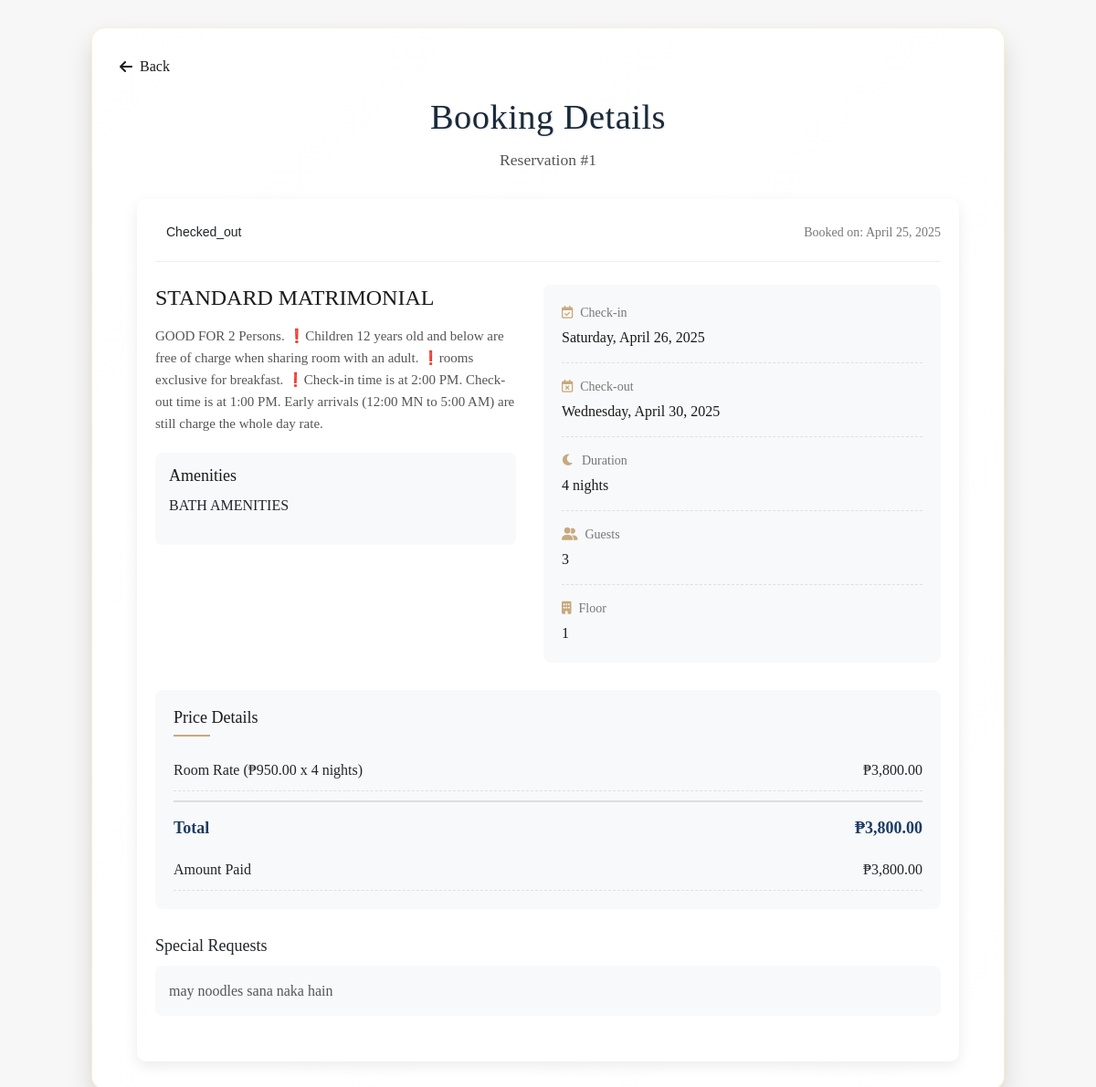
Screenshot of /landing_page/pages/booking_details.php?id=1 (signed in) with the database file from the repository.
### tables this page shows
CREATE TABLE IF NOT EXISTS `bookings` (
  `booking_id` int NOT NULL AUTO_INCREMENT,
  `user_id` int NOT NULL,
  `room_id` int NOT NULL,
  `check_in_date` date NOT NULL,
  `check_out_date` date NOT NULL,
  `booking_date` timestamp NULL DEFAULT CURRENT_TIMESTAMP,
  `guests_count` int NOT NULL,
  `total_price` decimal(10,2) NOT NULL,
  `special_requests` text,
  `booking_status` enum('pending','confirmed','checked_in','checked_out','cancelled') DEFAULT 'pending',
  `payment_status` set('pending','paid','partial') DEFAULT 'pending',
  `booking_source` varchar(50) DEFAULT 'website',
  PRIMARY KEY (`booking_id`),
  KEY `user_id` (`user_id`),
  KEY `room_id` (`room_id`)
);

CREATE TABLE IF NOT EXISTS `room_types` (
  `room_type_id` int NOT NULL AUTO_INCREMENT,
  `type_name` varchar(50) NOT NULL,
  `description` text,
  `floor_type` int NOT NULL,
  `base_price` decimal(10,2) NOT NULL,
  `capacity` int NOT NULL,
  `amenities` text,
  `image_path` text,
  PRIMARY KEY (`room_type_id`)
);

### landing_page/pages/booking_details.php (the view, shortened to what this page needs)
<?php
require_once '../../config/db.php';
$user_id = isset($_SESSION['user_id']) ? $_SESSION['user_id'] : null;
$booking_id = $_GET['id'];
$stmt = $conn->prepare("SELECT b.*,
                              r.type_name, r.description, r.base_price, r.capacity, r.amenities,
                              u.username, u.email, u.phone_number,
                              rm.room_number, r.floor_type,
                              COALESCE(SUM(t.amount), 0) AS paid_amount
                       FROM bookings b
                       JOIN rooms rm ON b.room_id = rm.room_id
                       JOIN room_types r ON rm.room_type_id = r.room_type_id
                       JOIN users u ON b.user_id = u.user_id
                       LEFT JOIN transactions t ON b.booking_id = t.booking_id
                       WHERE b.booking_id = ? AND b.user_id = ?
                       GROUP BY b.booking_id");
$stmt->bind_param("ii", $booking_id, $user_id);
$stmt->execute();
$result = $stmt->get_result();
$booking = $result->fetch_assoc();
$check_in = new DateTime($booking['check_in_date']);
$check_out = new DateTime($booking['check_out_date']);
$nights = $check_in->diff($check_out)->days;
$paid_amount = floatval($booking['paid_amount']);
?>
<!DOCTYPE html>
<html lang="en">
<link rel="stylesheet" href="../css/booking.css">
<?php include_once '../includes/head.php'; ?>
<body>
    <div class="booking-container">
        <div class="back-button" style="margin-bottom: 20px;">
            <a href="javascript:history.back()"
                style="text-decoration: none; color: var(--dark-text); display: flex; align-items: center; width: fit-content;">
                <i class="fas fa-arrow-left" style="margin-right: 8px;"></i>
                Back
            </a>
        </div>
        <div class="booking-header">
            <h1>Booking Details</h1>
            <p>Reservation #<?php echo $booking_id; ?></p>
        </div>
        <div class="booking-details-container">
            <div class="booking-status-bar">
                <div class="status-badge <?php echo strtolower($booking['booking_status']); ?>">
                    <?php echo ucfirst($booking['booking_status']); ?>
                </div>
                <div class="booking-date">
                    Booked on: <?php echo date('F d, Y', strtotime($booking['booking_date'])); ?>
                </div>
            </div>
            <div class="booking-info-card">
                <div class="room-info">
                    <h2><?php echo htmlspecialchars($booking['type_name']); ?></h2>
                    <p class="room-description"><?php echo htmlspecialchars($booking['description']); ?></p>
                    <div class="amenities">
                        <h3>Amenities</h3>
                        <p><?php echo htmlspecialchars($booking['amenities']); ?></p>
                    </div>
                </div>
                <div class="reservation-details">
                    <div class="detail-item">
                        <div class="detail-label"><i class="far fa-calendar-check"></i> Check-in</div>
                        <div class="detail-value"><?php echo date('l, F d, Y', strtotime($booking['check_in_date'])); ?>
                        </div>
                    </div>
                    <div class="detail-item">
                        <div class="detail-label"><i class="far fa-calendar-times"></i> Check-out</div>
                        <div class="detail-value">
                            <?php echo date('l, F d, Y', strtotime($booking['check_out_date'])); ?>
                        </div>
                    </div>
                    <div class="detail-item">
                        <div class="detail-label"><i class="fas fa-moon"></i> Duration</div>
                        <div class="detail-value"><?php echo $nights; ?> night<?php echo $nights > 1 ? 's' : ''; ?>
                        </div>
                    </div>
                    <div class="detail-item">
                        <div class="detail-label"><i class="fas fa-user-friends"></i> Guests</div>
                        <div class="detail-value"><?php echo $booking['guests_count']; ?></div>
                    </div>
                    <div class="detail-item">
                        <div class="detail-label"><i class="fas fa-building"></i> Floor</div>
                        <div class="detail-value"><?php echo $booking['floor_type']; ?></div>
                    </div>
                </div>
            </div>
            <div class="pricing-summary">
                <h3>Price Details</h3>
                <div class="price-row">
                    <span>Room Rate (₱<?php echo number_format($booking['base_price'], 2); ?> x <?php echo $nights; ?>
                        nights)</span>
                    <span>₱<?php echo number_format($booking['base_price'] * $nights, 2); ?></span>
                </div>
                <div class="price-row total">
                    <span>Total</span>
                    <span>₱<?php echo number_format($booking['total_price'], 2); ?></span>
                </div>
                <?php if ($paid_amount > 0): ?>
                    <div class="price-row">
                        <span>Amount Paid</span>
                        <span>₱<?php echo number_format($paid_amount, 2); ?></span>
                    </div>
                <?php endif; ?>
            </div>
            <?php if (!empty($booking['special_requests'])): ?>
                <div class="special-requests-section">
                    <h3>Special Requests</h3>
                    <p><?php echo htmlspecialchars($booking['special_requests']); ?></p>
                </div>
            <?php endif; ?>
        </div>
    </div>
</body>
</html>

### landing_page/includes/head.php (shortened to what this page needs)
<head>
    <link rel="stylesheet" href="../css/style.css">
    <link rel="stylesheet" href="../css/rooms.css">
    <link rel="stylesheet" href="https://cdn.jsdelivr.net/npm/bootstrap@5.3.0/dist/css/bootstrap.min.css">
    <link rel="stylesheet" href="https://cdn.datatables.net/1.13.6/css/jquery.dataTables.min.css">
    <link rel="stylesheet" href="https://cdn.datatables.net/responsive/2.5.0/css/responsive.dataTables.min.css">
    <link rel="stylesheet" href="https://cdnjs.cloudflare.com/ajax/libs/font-awesome/6.0.0-beta3/css/all.min.css">
</head>

### landing_page/css/booking.css (style rules this page uses)
.booking-container { max-width: 1000px; margin: 30px auto; padding: 30px; background: linear-gradient( 135deg, rgba(255, 255, 255, 0.98), rgba(255, 255, 255, 0.95) ); border-radius: 15px; box-shadow: 0 15px 30px rgba(0, 0, 0, 0.12), 0 4px 10px rgba(212, 175, 55, 0.08); font-family: "Montserrat", sans-serif; position: relative; border: 1px solid rgba(212, 175, 55, 0.2); }
.booking-header { text-align: center; margin-bottom: 25px; }
.booking-header h1 { font-family: "Playfair Display", serif; font-size: 2.4em; color: #1a2a3a; margin-bottom: 12px; text-shadow: 1px 1px 2px rgba(0, 0, 0, 0.1); letter-spacing: 0.5px; }
.booking-header p { color: #555; font-size: 1.1em; font-weight: 300; line-height: 1.4; }
.booking-details-container { max-width: 900px; margin: 0 auto; padding: 20px; background-color: white; border-radius: 10px; box-shadow: 0 5px 15px rgba(0, 0, 0, 0.08); margin-top: 30px; }
.booking-status-bar { display: flex; justify-content: space-between; align-items: center; margin-bottom: 25px; padding-bottom: 15px; border-bottom: 1px solid #eee; }
.status-badge { display: inline-block; padding: 6px 12px; border-radius: 20px; font-size: 14px; font-weight: 500; font-family: "Montserrat", sans-serif; }
.booking-date { font-size: 14px; color: #777; }
.booking-info-card { display: flex; flex-direction: column; gap: 30px; margin-bottom: 30px; }
@media (min-width: 768px) { .booking-info-card { flex-direction: row; } }
.room-info { flex: 1; }
.room-info h2 { font-size: 24px; margin-bottom: 15px; color: var(--dark-text); }
.room-description { font-size: 15px; line-height: 1.6; color: #555; margin-bottom: 20px; }
.amenities { background-color: #f8f9fa; padding: 15px; border-radius: 8px; }
.amenities h3 { font-size: 18px; margin-bottom: 10px; color: var(--dark-text); }
.reservation-details { flex: 1; background-color: #f8f9fa; padding: 20px; border-radius: 8px; }
.detail-item { margin-bottom: 15px; padding-bottom: 15px; border-bottom: 1px dashed #e0e0e0; }
.detail-item:last-child { margin-bottom: 0; padding-bottom: 0; border-bottom: none; }
.detail-label { font-size: 14px; color: #777; margin-bottom: 5px; display: flex; align-items: center; }
.detail-label i { margin-right: 8px; color: var(--primary-color); }
.detail-value { font-size: 16px; font-weight: 500; color: var(--dark-text); }
.pricing-summary { background-color: #f8f9fa; padding: 20px; border-radius: 8px; margin-bottom: 30px; }
.pricing-summary h3 { font-size: 18px; margin-bottom: 15px; color: var(--dark-text); position: relative; padding-bottom: 10px; }
.pricing-summary h3::after { content: ''; position: absolute; bottom: 0; left: 0; width: 40px; height: 2px; background-color: var(--primary-color); }
.price-row { display: flex; justify-content: space-between; padding: 10px 0; border-bottom: 1px dashed #e0e0e0; }
.price-row.total { border-top: 2px solid #ddd; border-bottom: none; margin-top: 10px; padding-top: 15px; font-weight: 700; font-size: 18px; color: var(--secondary-color); }
.special-requests-section { margin-bottom: 30px; }
.special-requests-section h3 { font-size: 18px; margin-bottom: 10px; }
.special-requests-section p { background-color: #f8f9fa; padding: 15px; border-radius: 8px; color: #555; line-height: 1.6; }

### landing_page/css/style.css (style rules this page uses)
:root { --primary-color: #c8a97e; --secondary-color: #1c3c64; --accent-color: #9c7a48; --dark-text: #1a1a1a; --light-text: #707070; --light-bg: #f7f7f7; --white: #ffffff; --shadow: 0 10px 30px rgba(0, 0, 0, 0.08); --luxury-gradient: linear-gradient( 135deg, var(--primary-color) 0%, var(--accent-color) 100% ); }
* { margin: 0; padding: 0; box-sizing: border-box; font-family: "Playfair Display", serif; }
body { background-color: var(--light-bg) !important; color: var(--dark-text); }

### rows the page displays
bookings: booking_status "Checked_out", booking_date "April 25, 2025", room_types.type_name "STANDARD MATRIMONIAL", room_types.description "GOOD FOR 2 Persons. ❗Children 12 years old and below are free of charge when sharing room with an adult. ❗rooms exclusive for breakfast. ❗Check-in time is at 2:00 PM. Check-out time is at 1:00 PM. Early arrivals (12:00 MN to 5:00 AM) are still charge the whole day rate.", room_types.amenities "BATH AMENITIES", check_in_date "Saturday, April 26, 2025", check_out_date "Wednesday, April 30, 2025", nights "4", guests_count "3", room_types.floor_type "1", room_types.base_price "950.00", $booking['base_price'] * $nights "3,800.00", total_price "3,800.00", special_requests "may noodles sana naka hain"

### other values shown
$booking_id "1"
$paid_amount "3,800.00"
